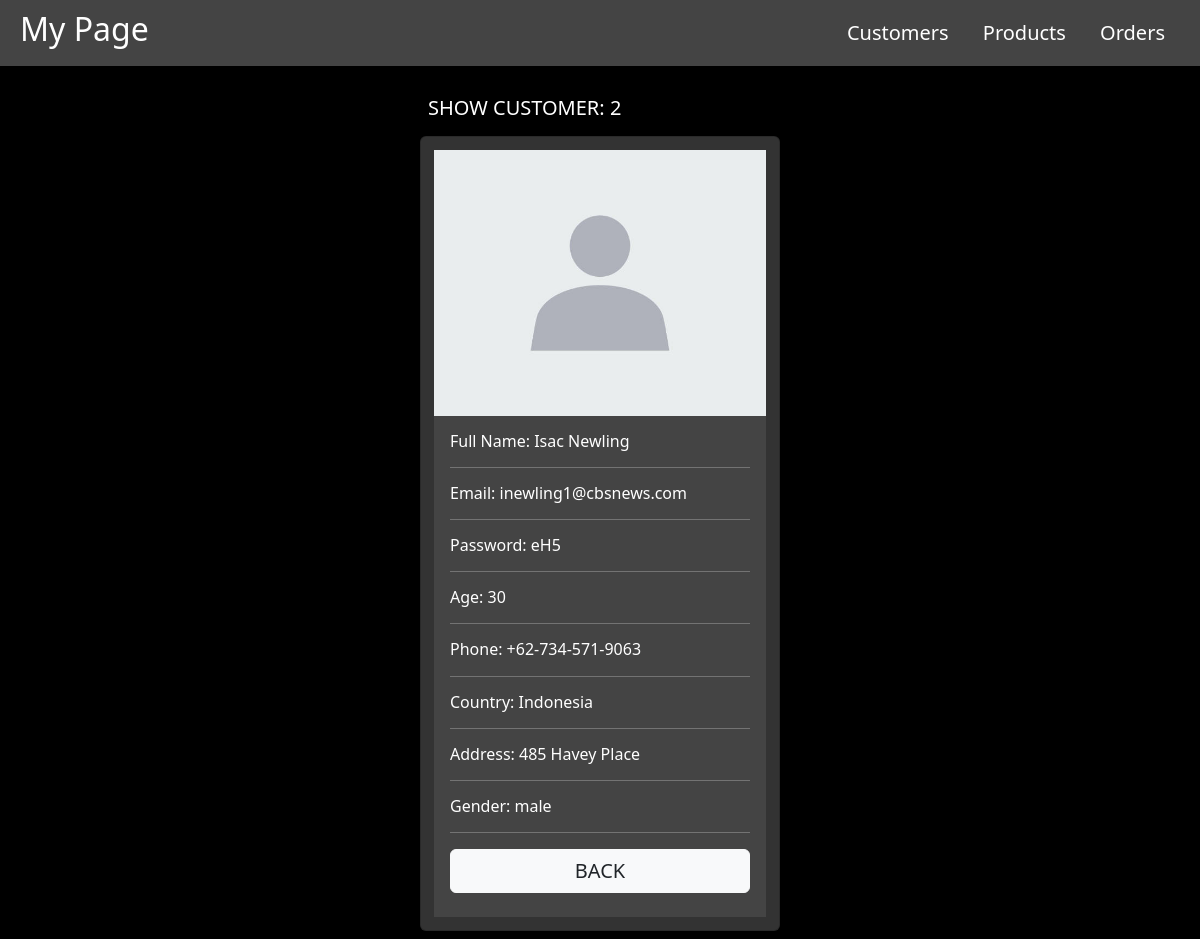
Page /customers/view.php?view=2 on the committed database.
### tables this page shows
CREATE TABLE `customers` (
  `id` int(10) UNSIGNED NOT NULL,
  `first_name` varchar(100) NOT NULL,
  `last_name` varchar(100) NOT NULL,
  `email` varchar(100) NOT NULL,
  `password` varchar(100) NOT NULL,
  `age` int(11) DEFAULT NULL CHECK (`age` > 15),
  `phone` varchar(100) NOT NULL,
  `country` varchar(50) DEFAULT 'cairo',
  `address` varchar(100) NOT NULL,
  `image` varchar(255) NOT NULL,
  `gender` enum('female','male') DEFAULT NULL
);

### customers/view.php (the view, shortened to what this page needs)
<?php
include_once "../shared/config.php";
include_once "../shared/head.php";
if(isset($_GET['view'])){
    $id = $_GET['view'];
    $select = "SELECT * FROM `customers` WHERE id = $id";
    $row = mysqli_fetch_assoc(mysqli_query($connect, $select));
}
?>
<div class="container col-md-4">
    <h5 class="m-3"> SHOW CUSTOMER: <?= $row['id'] ?></h5>
    <div class="card m-2">
        <img src="./upload/<?= $row['image'] ?>" class="img-fluid img-top">
        <div class="card-body">
            <h6>Full Name: <?= $row['first_name'] . " " . $row['last_name'] ?></h6>
            <hr>
            <h6>Email: <?= $row['email'] ?></h6>
            <hr>
            <h6>Password: <?= $row['password'] ?></h6>
            <hr>
            <h6>Age: <?= $row['age'] ?></h6>
            <hr>
            <h6>Phone: <?= $row['phone'] ?></h6>
            <hr>
            <h6>Country: <?= $row['country'] ?></h6>
            <hr>
            <h6>Address: <?= $row['address'] ?></h6>
            <hr>
            <h6>Gender: <?= $row['gender'] ?></h6>
            <hr>
            <a href="./index.php" class="btn btn-light d-flex justify-content-center text-dark px-5 fs-5 fw-medium">BACK</a>
        </div>
    </div>
</div>
<?php include_once "../shared/foot.php"; ?>

### shared/head.php (shortened to what this page needs)
<!DOCTYPE html>
<html lang="en">
<head>
    <link rel="stylesheet" href="/yasmin/tasks/study/css/fontawesome-free-6.6.0-web/css/all.min.css">
    <link rel="stylesheet" href="/yasmin/tasks/study/css/bootstrap.min.css">
    <link rel="stylesheet" href="/yasmin/tasks/study/css/main.css">
</head>
<body>
    <div class="tit-pro">
        <div class="head">
            <h2>My Page</h2>
        </div>
        <div class="link">
            <a href="/yasmin/tasks/study/customers/index.php">Customers</a>
            <a href="/yasmin/tasks/study/products/index.php">Products</a>
            <a href="/yasmin/tasks/study/orders/index.php">Orders</a>
        </div>
    </div>

### shared/foot.php (shortened to what this page needs)
</body>
</html>

### css/main.css (style rules this page uses)
body { background-color: #000; color: #fff; }
.tit-pro { display: flex; justify-content: space-between; align-items: center; background-color: #444; padding: 10px 20px; margin: 0 0 30px; overflow: auto; }
.link a { color: #fff !important; text-transform: capitalize !important; text-decoration: none !important; font-size: 20px; font-weight: 500; display: inline-block; margin: 0 15px; transition: all .8s; }
.card { background-color: #333; color: #fff; padding: 13px; }
.card-body { background-color: #444; color: #fff; }

### rows in the picture
customers: id "2", image (placeholder picture), first_name "Isac", last_name "Newling", email "inewling1@cbsnews.com", password "eH5", age "30", phone "+62-734-571-9063", country "Indonesia", address "485 Havey Place", gender "male"
